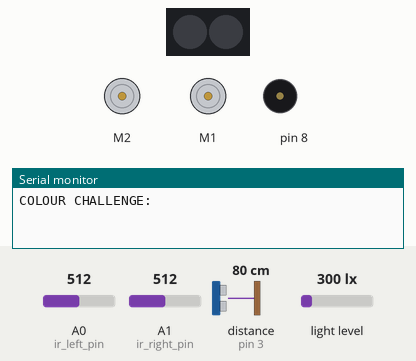
Recording of a sketch running on a simulated Arduino Uno, built with avr-gcc and run on an emulated ATmega328P. Shown: 2 × DC motor (green arrow = forward, orange = backward, longer = faster), 2 RGB LEDs in strip order, left to right, buzzer (waves = sounding), the last lines printed to the serial monitor. The inputs (shaded band) are chosen by the test bench; at power-on: A0 (ir_left_pin) = 512, distance to the obstacle (sensor on pin 3) 80 cm, light level 300 lx, A1 (ir_right_pin) = 512. At 27.1 s the program stops and its outputs stay as they are.

Above: at 1.2 s.
1.3 s: A0 (ir_left_pin) set to 625
At 3.07 s:
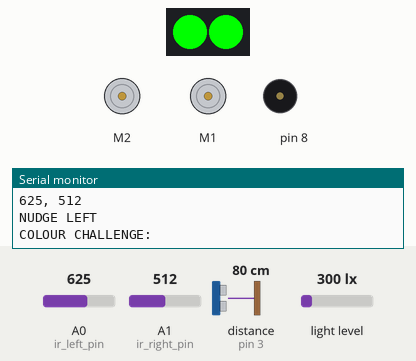
6.2 s: distance to the obstacle (sensor on pin 3) set to 2 cm
At 8.76 s:
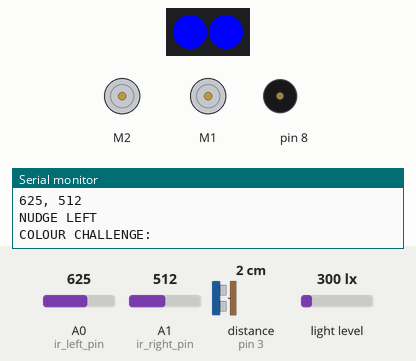
13.5 s: A0 (ir_left_pin) set to 605
20.8 s: light level set to 40 lx
At 22.64 s:
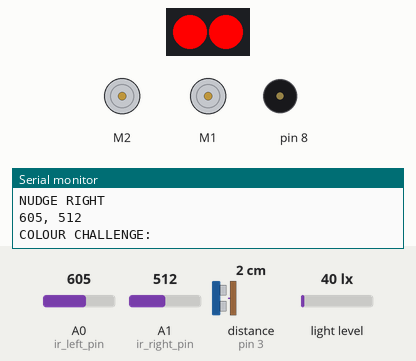
Timing chart, 0 to 28.5 s (numbered marks = the images above; inputs shaded):
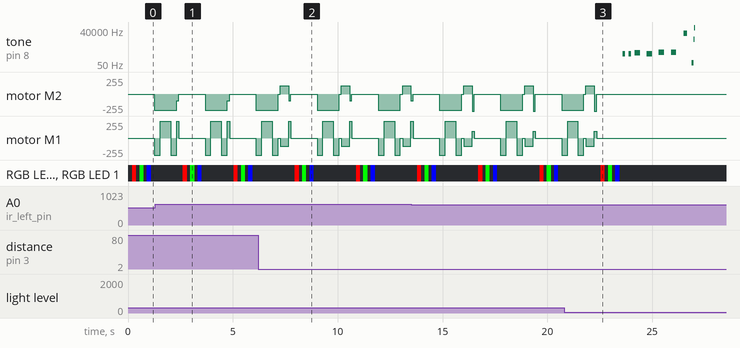

The sketch:

main.ino
```cpp
#include "MeMCore.h"

// Motor variables
MeDCMotor motorL(M2);  // left motor
MeDCMotor motorR(M1);  // right motor
int speedL = 245;  // speed of left motor
int speedR = 255;  // speed of right motor
int turnDelayL = 280;  // in milliseconds, trial and error
int turnDelayR = 280;

// Black line detector variables
MeLineFollower lineFinder(PORT_2);  // Black line sensor

// Colour sensor variables
MeLightSensor lightSensor(PORT_6);  // Light sensor
MeRGBLed led(PORT_7);  // Led
float greyDiff[] = {169,158,172};  // Edit after calibration
float blackArray[] = {236, 190, 212};  // Edit after calibration
float colourArray[] = {0,0,0};
char c = 'N';  // Variable to store colour code of detected colour

// Ultrasonic variables
MeUltrasonicSensor ultr(PORT_3);  // Ultrasound sensor
int ULTR_DIST_LIMIT = 6;  // Below this value will cause mbot to go backwards to prevent collision

// IR variables
#define ir_left_pin A0  // left
#define ir_right_pin A1  // right
int IR_DIST_LIMIT_LEFT = 615;  // Below this value will cause nudge
int IR_DIST_LIMIT_RIGHT = 615;  // Below this value will cause nudge

// Tune variables
#define NOTE_A4  440
#define NOTE_B4  494
#define NOTE_G4  392
#define NOTE_C5  523
MeBuzzer buzzer;
int melody[] = {NOTE_G4, NOTE_G4, NOTE_A4, NOTE_G4, NOTE_C5, NOTE_B4};
int noteDurations[] = {8,8,4,4,4,4};

void setup() {
  Serial.begin(9600);  // Serial prints to be removed after code is finalised!
  motorL.run(-speedL);
  motorR.run(speedR);
}

void loop() {
  // If mbot detects a black line, stop and perform waypoint challenge
  if (check_line(lineFinder)) {
    c = 'N';
    motorL.stop();
    motorR.stop();
    delay(200);
    c = get_colour();
    move(c);

    motorL.run(-speedL);
    motorR.run(speedR);
  }

  // If mbot gets too close to a wall in front, code will run
  if (ultrasonic_sensor(ultr)) {
    motorL.stop();
    motorR.stop();
    delay(100);
    motorL.run(speedL/2);
    motorR.run(-speedR/2);
    delay(400);
    motorL.stop();
    motorR.stop();
  }

  // If mbot gets too close to either side walls, code will run
  if (infrared_sensor() == 1) {
    // nudge right if mbot is too far left
    Serial.println("NUDGE RIGHT");

    motorL.run(-255);
    motorR.run(100);
    delay(100);
    motorL.run(-speedL);
    motorR.run(speedR);
  }
  if (infrared_sensor() == 2) {
    // nudge left if mbot is too far right
    Serial.println("NUDGE LEFT");

    motorR.run(255);
    motorL.run(-100);
    delay(100);
    motorL.run(-speedL);
    motorR.run(speedR);
  }

  motorL.run(-speedL);
  motorR.run(speedR);
}


//--------------CONTROLS--------------//
void  turn_right(){
  motorL.run(-speedL);
  motorR.run(-speedR);
  delay(turnDelayR);
  motorL.stop();
  motorR.stop();
}

void turn_left() {
  motorL.run(speedL);
  motorR.run(speedR);
  delay(turnDelayL);
  motorL.stop();
  motorR.stop();
}

void turn_around() {
  turn_right();
  motorL.stop();
  motorR.stop();
  delay(10);
  turn_right();
}

void forward() {
  motorL.run(-speedL);
  motorR.run(speedR);
  delay(500);
}

void successive_left_turn() {
  turn_left();
  forward();
  turn_left();
}

void successive_right_turn() {
  turn_right();
  forward();
  turn_right();
}

void move(char c) {
  // React accordingly to colour detected
  switch(c) {
    case 'R':
    turn_left();
    break;
  case 'G':
    turn_right();
    break;
  case 'Y':
    turn_around();
    break;
  case 'P':
    successive_left_turn();
    break;
  case 'B':
    successive_right_turn();
    break;
  case 'K':
    // Play end tune and exit
    play();
    exit(0);
    break;
  case 'E':
    // Error
    c = get_colour();
    move(c);
    break;
  case 'N':
    // Nothing above mbot, false trigger
    break;
  default:
    c = get_colour();
    move(c);
  }
}


//-----------LINE DETECTOR------------//
// Returns true if black line is detected, else return false
bool check_line(MeLineFollower lineFinder) {
  int sensorState = lineFinder.readSensors();
  return sensorState == S1_IN_S2_IN || sensorState == S1_OUT_S2_IN || sensorState == S1_IN_S2_OUT;
}

//-----------COLOUR DETECTOR----------//
// Returns colour code of colour detected by light sensor
// -------------------------------
// | 'R' = RED    | 'P' = PURPLE |
// | 'G' = GREEN  | 'K' = BLACK  |
// | 'B' = BLUE   | 'E' = ERROR  |
// | 'Y' = YELLOW | 'N' = NIL    |
// -------------------------------

char get_colour(){
  Serial.println("COLOUR CHALLENGE:");
  for(int i = 0; i < 3; i++){
    led.setColor((i==0) ? 255:0, (i==1) ? 255:0,(i==2) ? 255:0); led.show();
    delay(150);
    colourArray[i] = getAvgReading(5);
    colourArray[i] = (colourArray[i] - blackArray[i])/(greyDiff[i])*255;
    led.setColor(0, 0, 0); led.show();
    delay(150);
  }

  // Logging
  for (int i = 0; i < 3; i++) {
    Serial.print(int(colourArray[i]));
    Serial.print("; ");
  }
  Serial.println();

  // Threshold values are determined empirically
  if (colourArray[0] > 200 && colourArray[1] > 200 && colourArray[2] > 200) {
    Serial.println('N');
    return 'N';
  } else if (colourArray[0] > 230) {
    Serial.println('Y');
    return 'Y';
  } else if (colourArray[0] < 20 && colourArray[1] < 20) {
    Serial.println('K');
    return 'K';
  } else if (colourArray[0] < 90) {
    Serial.println('G');
    return 'G';
  } else if (colourArray[1] < 90) {
    Serial.println('R');
    return 'R';
  } else if (colourArray[1] > 160) {
    Serial.println('B');
    return 'B';
  } else if (colourArray[2] > 110) {
    Serial.println('P');
    return 'P';
  } else {
    Serial.println('E');
    return 'E';
  }
}

int getAvgReading(int times){
  // Find the average reading for the requested number of times of scanning LDR
  int total = 0;
  // Take the reading as many times as requested and add them up
  for(int i = 0; i < times; i++){
     total += lightSensor.read();
     delay(10);
  }
  //calculate the average and return it
  return total/times;
}

//---------ULTRASONIC DETECTOR--------//
// Returns true if mbot gets too close to a front wall, else false
bool ultrasonic_sensor(MeUltrasonicSensor ultr) {
  int distance = ultr.distanceCm();

  // Logging
  Serial.print("Ultrasonic distance: ");
  Serial.println(distance);

  return distance <= ULTR_DIST_LIMIT;
}

//------------IR DETECTOR-------------//
// Returns 1 if mbot is too close to a left wall, 2 if too close to a right wall, else 0
int infrared_sensor() {
  int left_dist = analogRead(ir_left_pin);
  int right_dist = analogRead(ir_right_pin);

  // Logging
  Serial.print(left_dist);
  Serial.print(", ");
  Serial.println(right_dist);

  if (left_dist <= IR_DIST_LIMIT_LEFT) {
    return 1;  // 1 for nudge right
  }
  if (right_dist <= IR_DIST_LIMIT_RIGHT) {
    return 2;  // 2 for nudge left
  }
  return 0;
}

//----------------TUNE----------------//
// Plays completion tune
void play() {
  for (int thisNote = 0; thisNote < 29; thisNote++) {
    int noteDuration = 1000/noteDurations[thisNote];
    buzzer.tone(8, melody[thisNote],noteDuration);

    int pauseBetweenNotes = noteDuration * 1.30;
    delay(pauseBetweenNotes);
    buzzer.noTone(8);
  }
}
```

Measured:
- after the input at 20.8 s, tone on pin 8: plays 392 Hz for 0.13 s, 392 Hz for 0.13 s, 440 Hz for 0.25 s, 392 Hz for 0.25 s, 523 Hz for 0.25 s, 494 Hz for 0.25 s … (12 notes in this stretch), starting after 2.8 s; motor M2: goes on until 22.3 s, then stays stopped
- by itself, motor M2: repeats every 2.9 s: backward 245/255 1.1 s, stopped 0.10 s, forward 122/255 0.40 s, backward 255/255 0.10 s, stopped 1.3 s
